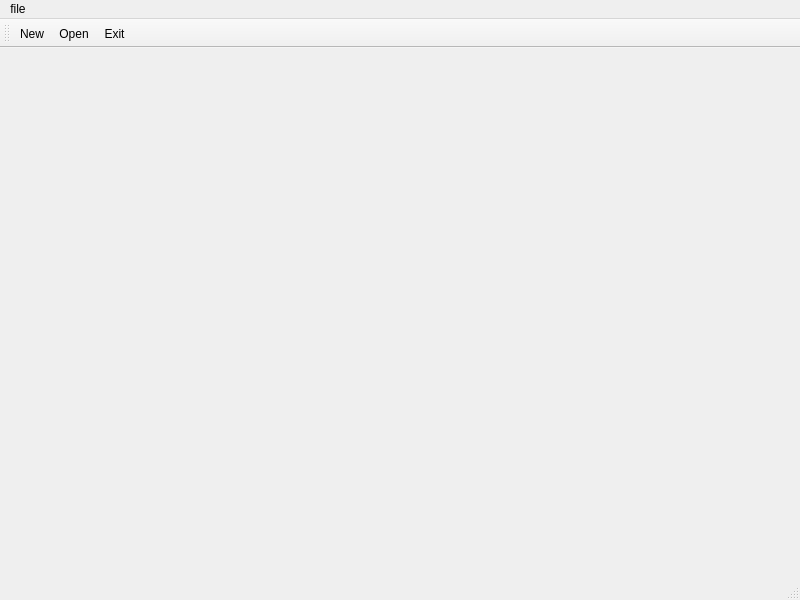
<?xml version="1.0" encoding="UTF-8"?>
<ui version="4.0">
 <class>MainWindow</class>
 <widget class="QMainWindow" name="MainWindow">
  <property name="geometry">
   <rect>
    <x>0</x>
    <y>0</y>
    <width>800</width>
    <height>600</height>
   </rect>
  </property>
  <property name="windowTitle">
   <string>MainWindow</string>
  </property>
  <widget class="QWidget" name="centralwidget"/>
  <widget class="QMenuBar" name="menubar">
   <property name="geometry">
    <rect>
     <x>0</x>
     <y>0</y>
     <width>800</width>
     <height>22</height>
    </rect>
   </property>
   <widget class="QMenu" name="menufile">
    <property name="title">
     <string>file</string>
    </property>
    <addaction name="actionNew"/>
    <addaction name="actionOpen"/>
    <addaction name="actionExit"/>
   </widget>
   <addaction name="menufile"/>
  </widget>
  <widget class="QStatusBar" name="statusbar"/>
  <widget class="QToolBar" name="toolBar">
   <property name="windowTitle">
    <string>toolBar</string>
   </property>
   <attribute name="toolBarArea">
    <enum>TopToolBarArea</enum>
   </attribute>
   <attribute name="toolBarBreak">
    <bool>false</bool>
   </attribute>
   <addaction name="actionNew"/>
   <addaction name="actionOpen"/>
   <addaction name="actionExit"/>
  </widget>
  <action name="actionNew">
   <property name="icon">
    <iconset resource="rec.qrc">
     <normaloff>:/img/new-file.png</normaloff>:/img/new-file.png</iconset>
   </property>
   <property name="text">
    <string>New</string>
   </property>
  </action>
  <action name="actionOpen">
   <property name="icon">
    <iconset resource="rec.qrc">
     <normaloff>:/img/Open-file.png</normaloff>:/img/Open-file.png</iconset>
   </property>
   <property name="text">
    <string>Open</string>
   </property>
  </action>
  <action name="actionExit">
   <property name="icon">
    <iconset resource="rec.qrc">
     <normaloff>:/img/close-file.jpg</normaloff>:/img/close-file.jpg</iconset>
   </property>
   <property name="text">
    <string>Exit</string>
   </property>
  </action>
 </widget>
 <resources>
  <include location="rec.qrc"/>
 </resources>
 <connections/>
</ui>
